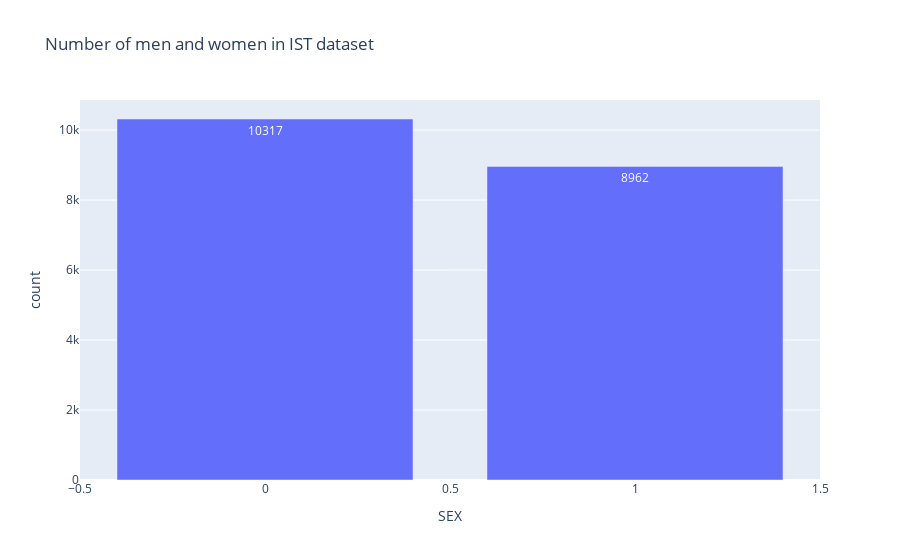

This figure's notebook cell:
### Code cell
sex_counts = ist_df["SEX"].value_counts().reset_index()
sex_counts.columns = ["SEX", "count"]  # rename for clarity

fig_sex = px.bar(
    sex_counts,
    x="SEX",       # categories: M, F
    y="count",     # how many of each
    text="count",  # show numbers on top of bars (optional)
    title="Number of men and women in IST dataset"
)

fig_sex.show()

### Figure 1 — Plotly figure (JSON) as saved in the notebook; plotly's stock layout.template omitted (floating-point values rounded to 4 significant figures)
{"data": [{"alignmentgroup": "True", "hovertemplate": "SEX=%{x}<br>count=%{text}<extra></extra>", "legendgroup": "", "marker": {"color": "#636efa", "pattern": {"shape": ""}}, "name": "", "offsetgroup": "", "orientation": "v", "showlegend": false, "text": [10317, 8962], "textposition": "auto", "type": "bar", "x": [0, 1], "xaxis": "x", "y": [10317, 8962], "yaxis": "y"}], "layout": {"barmode": "relative", "legend": {"tracegroupgap": 0}, "title": {"text": "Number of men and women in IST dataset"}, "xaxis": {"anchor": "y", "domain": [0, 1], "title": {"text": "SEX"}}, "yaxis": {"anchor": "x", "domain": [0, 1], "title": {"text": "count"}}}}
